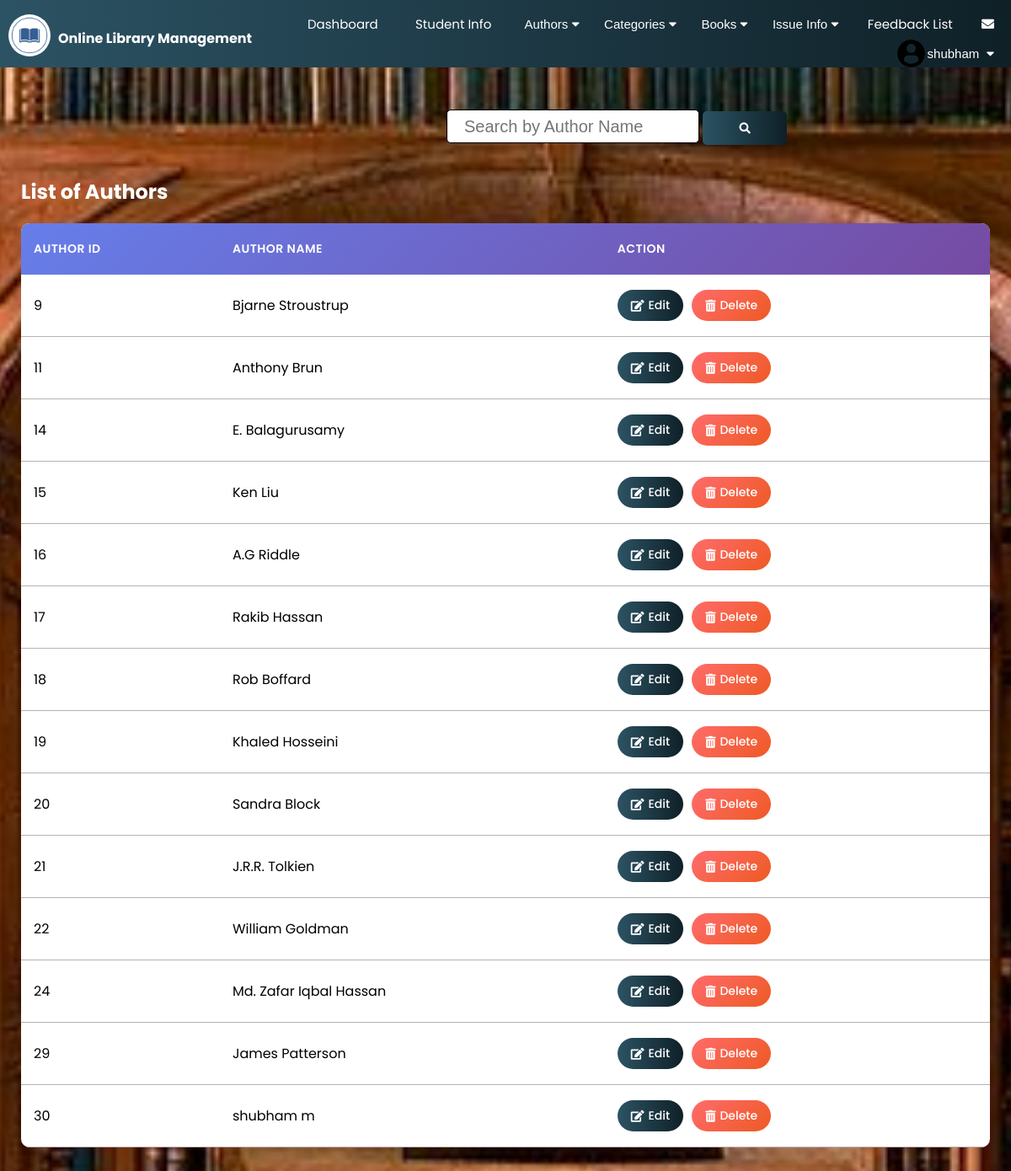
/manage_authors.php (signed in), run on the app's committed database.
### tables this page shows
CREATE TABLE IF NOT EXISTS `authors` (
  `authorid` int NOT NULL AUTO_INCREMENT,
  `authorname` varchar(111) NOT NULL,
  PRIMARY KEY (`authorid`)
);

### manage_authors.php (the view, shortened to what this page needs)
<?php
	include "connection.php";
    include "admin_navbar.php";
?>
<!DOCTYPE html>
<html lang="en">
<head>
    <link rel="stylesheet" href="https://cdnjs.cloudflare.com/ajax/libs/font-awesome/5.15.2/css/all.min.css" />
    <link rel="stylesheet" href="style.css?v=<?php echo time(); ?>">
</head>
<body style="background-image: url('images/admini4.jpg'); background-size: cover; background-position: center; background-repeat: no-repeat; "></body>
    <div class="search-bar admin-search">
        <form action="" method='post'>
            <input type="search" name='search' placeholder='Search by Author Name' required>
            <button type='submit' name='submit'><i class="fas fa-search"></i></button>
        </form>
    </div>
    <div class="request-table">
        <div class="request-container">
            <h2 class="request-title student-info-title"><p style="color: #FFFFFF;">List of Authors
</p>
</h2>
            <?php
		if(isset($_POST['submit']))
		{
			$q=mysqli_query($db,"SELECT * FROM authors where authorname like '%$_POST[search]%'; ");
			if(mysqli_num_rows($q)==0)
			{
				echo "<div class='no-results'>";
                echo "<i class='fas fa-search'></i>";
                echo "<p>Sorry! No Authors found. Try searching again</p>";
                echo "</div>";
			}
			else
			{
				echo "<div class='table-wrapper'>";
                echo "<table class='modern-table'>";
                echo "<thead>";
                echo "<tr>";
                echo "<th>Author ID</th>";
                echo "<th>Author Name</th>";
                echo "<th>Action</th>";
                echo "</tr>";
                echo "</thead>";
                echo "<tbody>";
                while($row=mysqli_fetch_assoc($q))
                {
                    echo "<tr>";
                    echo "<td data-label='Author ID'>" . $row['authorid'] . "</td>";
                    echo "<td data-label='Author Name'>" . $row['authorname'] . "</td>";
                    echo "<td data-label='Action'>";
                    echo "<div class='action-buttons'>";
                    echo "<a href='edit_author.php?ed=" . $row['authorid'] . "' class='btn-edit'>";
                    echo "<i class='fas fa-edit'></i> Edit";
                    echo "</a>";
                    echo "<a href='delete_author.php?del=" . $row['authorid'] . "' class='btn-delete' onclick='return confirmDelete()'>";
                    echo "<i class='fas fa-trash-alt'></i> Delete";
                    echo "</a>";
                    echo "</div>";
                    echo "</td>";
                    echo "</tr>";
                }
                echo "</tbody>";
                echo "</table>";
                echo "</div>";
		    }
		}
		else
		{
			$res=mysqli_query($db,"SELECT * FROM authors; ");
            echo "<div class='table-wrapper'>";
            echo "<table class='modern-table'>";
            echo "<thead>";
            echo "<tr>";
            echo "<th>Author ID</th>";
            echo "<th>Author Name</th>";
            echo "<th>Action</th>";
            echo "</tr>";
            echo "</thead>";
            echo "<tbody>";
            while($row=mysqli_fetch_assoc($res))
            {
                echo "<tr>";
                echo "<td data-label='Author ID'>" . $row['authorid'] . "</td>";
                echo "<td data-label='Author Name'>" . $row['authorname'] . "</td>";
                echo "<td data-label='Action'>";
                echo "<div class='action-buttons'>";
                echo "<a href='edit_author.php?ed=" . $row['authorid'] . "' class='btn-edit'>";
                echo "<i class='fas fa-edit'></i> Edit";
                echo "</a>";
                echo "<a href='delete_author.php?del=" . $row['authorid'] . "' class='btn-delete' onclick='return confirmDelete()'>";
                echo "<i class='fas fa-trash-alt'></i> Delete";
                echo "</a>";
                echo "</div>";
                echo "</td>";
                echo "</tr>";
            }
            echo "</tbody>";
            echo "</table>";
            echo "</div>";
            }
        ?>
        </div>
    </div>
</body>
</html>

### style.css (style rules this page uses)
html { scroll-behavior: smooth; }
* { margin: 0; padding: 0; box-sizing: border-box; }
body { font-family: 'Poppins', sans-serif; }
a { text-decoration: none; color: #fff; font-size: 17px; }
p { color: #555; }
.profile-table tr,td { border: none; padding: 10px; }
.search-bar { margin-left: 480px; }
.search-bar input { border-radius: 5px; border: 1px solid; height: 40px; padding: 10px; padding-left: 20px; font-size: 20px; }
.search-bar button { width: 100px; padding: 10px; height: 40px; background: linear-gradient(to right, #2C5364, #0F2027); color: white; border: none; border-radius: 5px; cursor: pointer; transition: 0.4s; outline: none; }
.admin-search { padding-top: 40px; margin-left: 530px; }
.request-table { padding-bottom: 700px; }
.request-container { max-width: 1300px; margin: auto; padding-left: 25px; padding-right: 25px; }
.request-container .request-title { padding-top: 100px; }
.request-container .student-info-title { padding-top: 30px; }
.table-wrapper { background: white; border-radius: 10px; box-shadow: 0 0 20px rgba(0, 0, 0, 0.1); overflow: hidden; margin: 20px 0; }
.modern-table { width: 100%; border-collapse: collapse; font-size: 16px; }
.modern-table thead { background: linear-gradient(135deg, #667eea 0%, #764ba2 100%); color: white; }
.modern-table th { padding: 20px 15px; text-align: left; font-weight: 600; font-size: 14px; text-transform: uppercase; letter-spacing: 0.5px; }
.modern-table tbody tr { border-bottom: 1px solid #bcb0b0; transition: all 0.3s ease; }
.modern-table td { padding: 18px 15px; vertical-align: middle; }
.modern-table td[data-label]:before { content: attr(data-label); font-weight: bold; display: none; }
.action-buttons { display: flex; gap: 10px; align-items: center; }
.btn-edit, .btn-delete { padding: 8px 16px; border: none; border-radius: 20px; font-size: 14px; font-weight: 500; cursor: pointer; transition: all 0.3s ease; text-decoration: none; display: inline-flex; align-items: center; gap: 5px; }
.btn-edit { background: linear-gradient(to right, #2C5364, #0F2027); color: white; }
.btn-delete { background: linear-gradient(135deg, #ff6b6b 0%, #ee5a24 100%); color: white; }
form input { width: 300px; height: 30px; margin: 10px 0; padding: 0 10px; font-size: 24px; border: 1px solid #ccc; }

### data on the page
authors: authorid "9", authorname "Bjarne Stroustrup"
authors: authorid "11", authorname "Anthony Brun"
authors: authorid "14", authorname "E. Balagurusamy"
authors: authorid "15", authorname "Ken Liu"
authors: authorid "16", authorname "A.G Riddle"
authors: authorid "17", authorname "Rakib Hassan"
authors: authorid "18", authorname "Rob Boffard"
authors: authorid "19", authorname "Khaled Hosseini"
authors: authorid "20", authorname "Sandra Block"
authors: authorid "21", authorname "J.R.R. Tolkien"
authors: authorid "22", authorname "William Goldman"
authors: authorid "24", authorname "Md. Zafar Iqbal Hassan"
authors: authorid "29", authorname "James Patterson"
authors: authorid "30", authorname "shubham m"

### other printed values
$_SESSION['login_admin_username'] "shubham"
